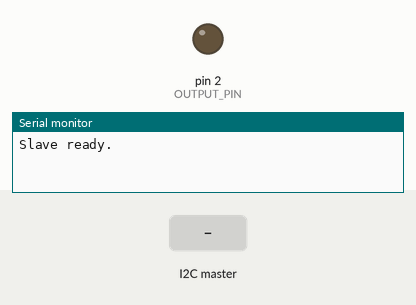
This sketch was run on a simulated Arduino Nano, built with avr-gcc and run on an emulated ATmega328P. On the bench: output pins drawn as LEDs (lit = HIGH), the last lines printed to the serial monitor. Inputs (shaded band) come from the test bench.

Above: at 1.2 s.
1.3 s: the I2C master sends "a"
At 2.4 s:
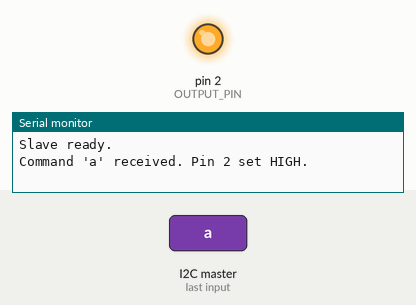
Timing chart, 0 to 4.3 s (numbered marks = the images above; inputs shaded):
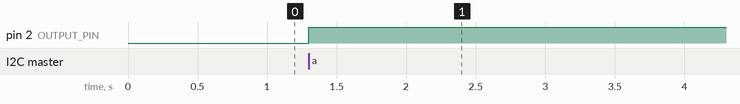

The sketch:

test_nano.ino
```cpp
// Slave (Arduino Nano)
#include <Arduino.h>
#include <Wire.h>

#define SLAVE_ADDRESS 0x08
#define OUTPUT_PIN 2

void setup() {
    pinMode(OUTPUT_PIN, OUTPUT); // Set pin 2 as output
    Wire.begin(SLAVE_ADDRESS);   // Join I2C bus with address 0x08
    Wire.onReceive(receiveEvent); // Register receive event handler
    Serial.begin(9600);          // Start Serial communication for debugging
    Serial.println("Slave ready.");
}

void loop() {
    // Nothing to do here, waiting for commands in receiveEvent
}

void receiveEvent(int bytes) {
    while (Wire.available()) { // Check for incoming bytes
        char command = Wire.read();
        if (command == 'a') {
            digitalWrite(OUTPUT_PIN, HIGH); // Set pin 2 HIGH
            Serial.println("Command 'a' received. Pin 2 set HIGH.");
        }
    }
}
```

Measured:
- after the input at 1.3 s, pin 2 (OUTPUT_PIN): LOW → HIGH at once
